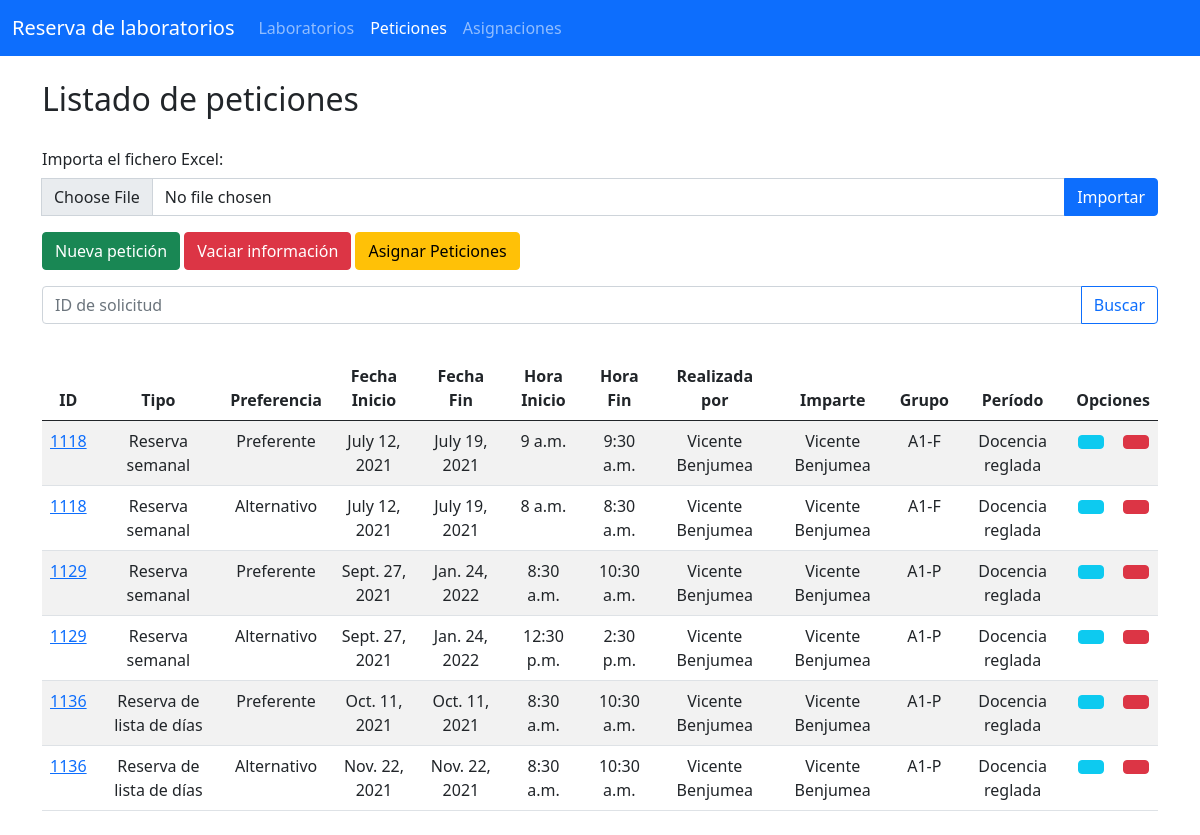
The app's page /requests/, older data.
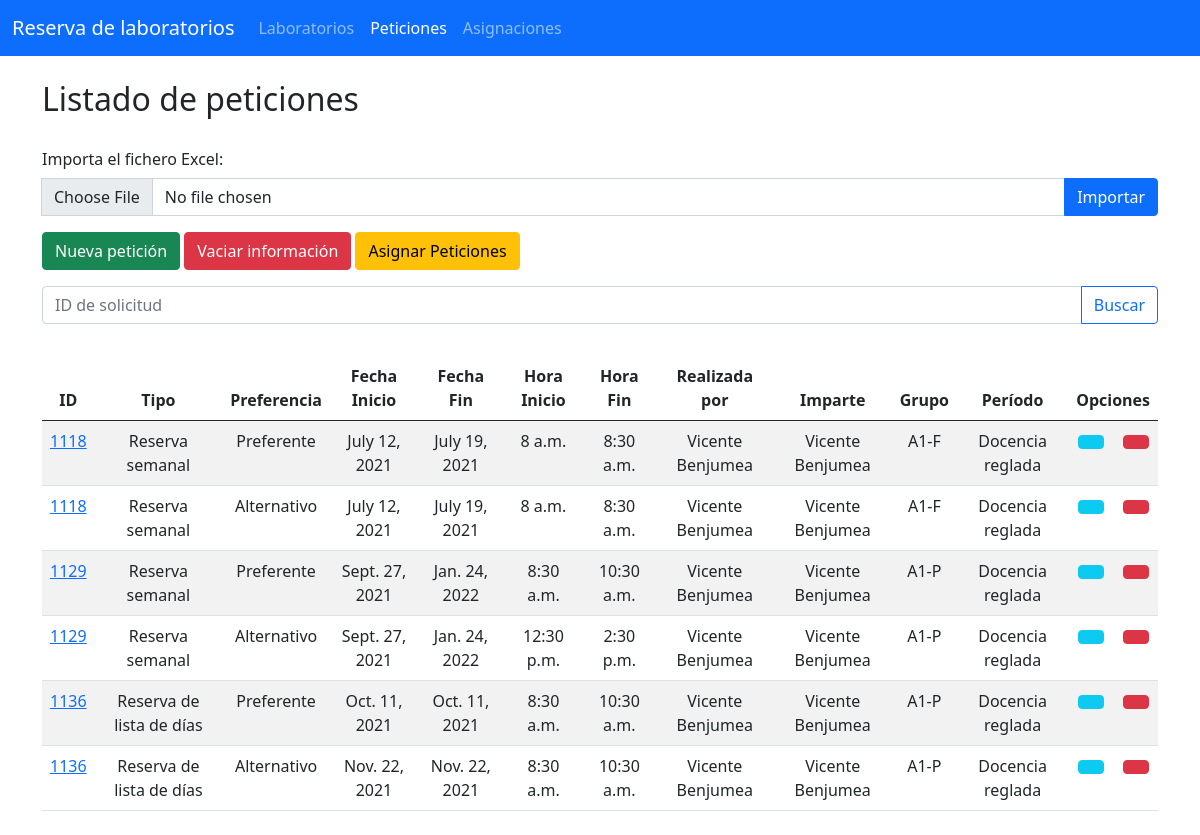
The same page, newer data.
### Aplicaciones/request_class/models.py (models this page shows, shortened)
class RequestClass(models.Model):
    key = models.UUIDField(primary_key=True, default=uuid.uuid4, help_text="ID unique for the request")
    code = models.IntegerField(default=0000)
    typ =  models.CharField(max_length=100)
    preference = models.CharField(max_length=100)
    location = models.CharField(max_length=150)
    specification = models.CharField(max_length=100)
    num_alum = models.IntegerField(default=0)
    s_o = models.CharField(max_length=20)
    specialization = models.CharField(max_length=100)
    start_date = models.DateField()
    end_date = models.DateField()
    start_hour = models.TimeField()
    end_hour = models.TimeField()
    alternative_day = models.CharField(max_length=50)
    sender = models.ForeignKey(Teacher, on_delete=models.CASCADE,null=False, related_name='%(class)s_requests_sender')
    imparter = models.ForeignKey(Teacher, on_delete=models.CASCADE,related_name='%(class)s_requests_teacher')
    per = models.ForeignKey(Period, on_delete=models.CASCADE)
    s_g = models.ForeignKey(SmallGroup, on_delete=models.CASCADE)

### Aplicaciones/teacher/models.py (models this page shows, shortened)
class Teacher(models.Model):
    id = models.UUIDField(primary_key=True, default=uuid.uuid4, help_text="ID unique for the teacher")
    name = models.CharField(max_length=100)
    phone = models.CharField(max_length=9)
    email = models.CharField(max_length=40, unique=True)
    department = models.CharField(max_length=100)

### Aplicaciones/small_group/models.py (models this page shows, shortened)
class SmallGroup(models.Model):
    id = models.UUIDField(primary_key=True, default=uuid.uuid4, help_text="ID unique for the small group")
    subject = models.CharField(max_length=100)
    grade =  models.IntegerField(default=5)
    letter = models.CharField(max_length=1)
    code = models.CharField(max_length=4)
    degree= models.CharField(max_length=100)

### Aplicaciones/period/models.py (models this page shows, shortened)
class Period(models.Model):
    id = models.UUIDField(primary_key=True, default=uuid.uuid4, help_text="ID unique for the period")
    year = models.CharField(max_length=4)
    typ = models.CharField(max_length=100, help_text="Cuatrimestre, examanes...")

### Aplicaciones/request_class/views.py (the view, shortened to what this page needs)
# urls.py: path('', views.index),
def index(request):
    requests_classes = RequestClass.objects.all()
    if request.method == 'POST' and not request.FILES:
        return render(request, 'index_requests.html', {"requests": requests_classes, "missing": True})
    return render(request, "index_requests.html", {"requests": requests_classes})

### Aplicaciones/request_class/templates/index_requests.html (shortened to what this page needs)
{% extends "./plantilla.html" %}
{% block navbar_peticiones %} active {% endblock %}
{% block body %}
<br>
<h2>Listado de peticiones</h2>
<br>
<div class="row">
    {% if format %}
    {% load static%}
    {% endif %}
    {% if missing %}
    {% load static%}
    {% endif %}
    {% if success %}
    {% load static%}
    {% endif %}
    {% if except %}
    {% load static%}
    {% endif %}
    <div>
        <h6>Importa el fichero Excel:</h6>
        <form method="POST" enctype="multipart/form-data" class="input-group mb-3">
            <input class="form-control" type="file" name="myfile">
            <button href="importRequest/" , type="submit" , class="btn btn-primary" , name="btnfile"> Importar</button>
        </form>
        <a href="/requests/createRequest/" class="btn btn-success"> Nueva petición</a>
        {% if requests %}
        <a href="/requests/deleteRequests/" class="btn btn-danger"> Vaciar información</a>
        <a href="/requests/asignationRequest/" class="btn btn-warning"> Asignar Peticiones</a>
        {% endif%}
        <form action="/requests/search/" method="POST"> {% csrf_token %}
            <div class="input-group mt-3">
                <input type="text" class="form-control" placeholder="ID de solicitud" aria-describedby="button-addon2"
                    name="search" value="{{search}}">
                <button class="btn btn-outline-primary" type="submit" id="button-addon2">Buscar</button>
            </div>
        </form>
    </div>
    <div class="container mt-4 py-2">
        {%if requests%}
        <table class="table table-striped table-hover">
            <thead>
                <tr class="text-center">
                    <th>ID</th>
                    <th>Tipo</th>
                    <th>Preferencia</th>
                    <th>Fecha Inicio</th>
                    <th>Fecha Fin</th>
                    <th>Hora Inicio</th>
                    <th>Hora Fin</th>
                    <th>Realizada por</th>
                    <th>Imparte</th>
                    <th>Grupo</th>
                    <th>Período</th>
                    <th colspan="2">Opciones</th>
                </tr>
            </thead>
            <tbody>
                {% for r in requests %}
                <tr class="text-center">
                    <td> <a href="/requests/showRequest/{{r.key}}" class="card-link">{{r.code}}</a></td>
                    <td>{{r.typ}}</td>
                    <td>{{r.preference}}</td>
                    <td>{{r.start_date}}</td>
                    <td>{{r.end_date}}</td>
                    <td>{{r.start_hour}}</td>
                    <td>{{r.end_hour}}</td>
                    <td>{{r.sender.name}}</td>
                    <td>{{r.imparter.name}}</td>
                    <td>{{r.s_g.code}}</td>
                    <td>{{r.per.typ}}</td>
                    <td><a href="/requests/editRequest/{{r.key}}" class="btn btn-info"></a></td>
                    <td><a href="/requests/removeRequest/{{r.key}}" class="btn btn-danger"></a></td>
                </tr>
                {% endfor %}
            </tbody>
        </table>
        {%else%}
        <div class="alert alert-warning" role="alert">
            No existe ningún registro de peticiones.
        </div>
        {%endif%}
    </div>
</div>
{% endblock %}

Row changes from the older to the newer data that the page shows:
removed RequestClass: code "1118", typ "Reserva semanal", preference "Preferente", start_date "July 12, 2021", end_date "July 19, 2021", start_hour "9 a.m.", end_hour "9:30 a.m.", sender.name "Vicente Benjumea", imparter.name "Vicente Benjumea", s_g.code "A1-F", per.typ "Docencia reglada"
added RequestClass: code "1118", typ "Reserva semanal", preference "Preferente", start_date "July 12, 2021", end_date "July 19, 2021", start_hour "8 a.m.", end_hour "8:30 a.m.", sender.name "Vicente Benjumea", imparter.name "Vicente Benjumea", s_g.code "A1-F", per.typ "Docencia reglada"
